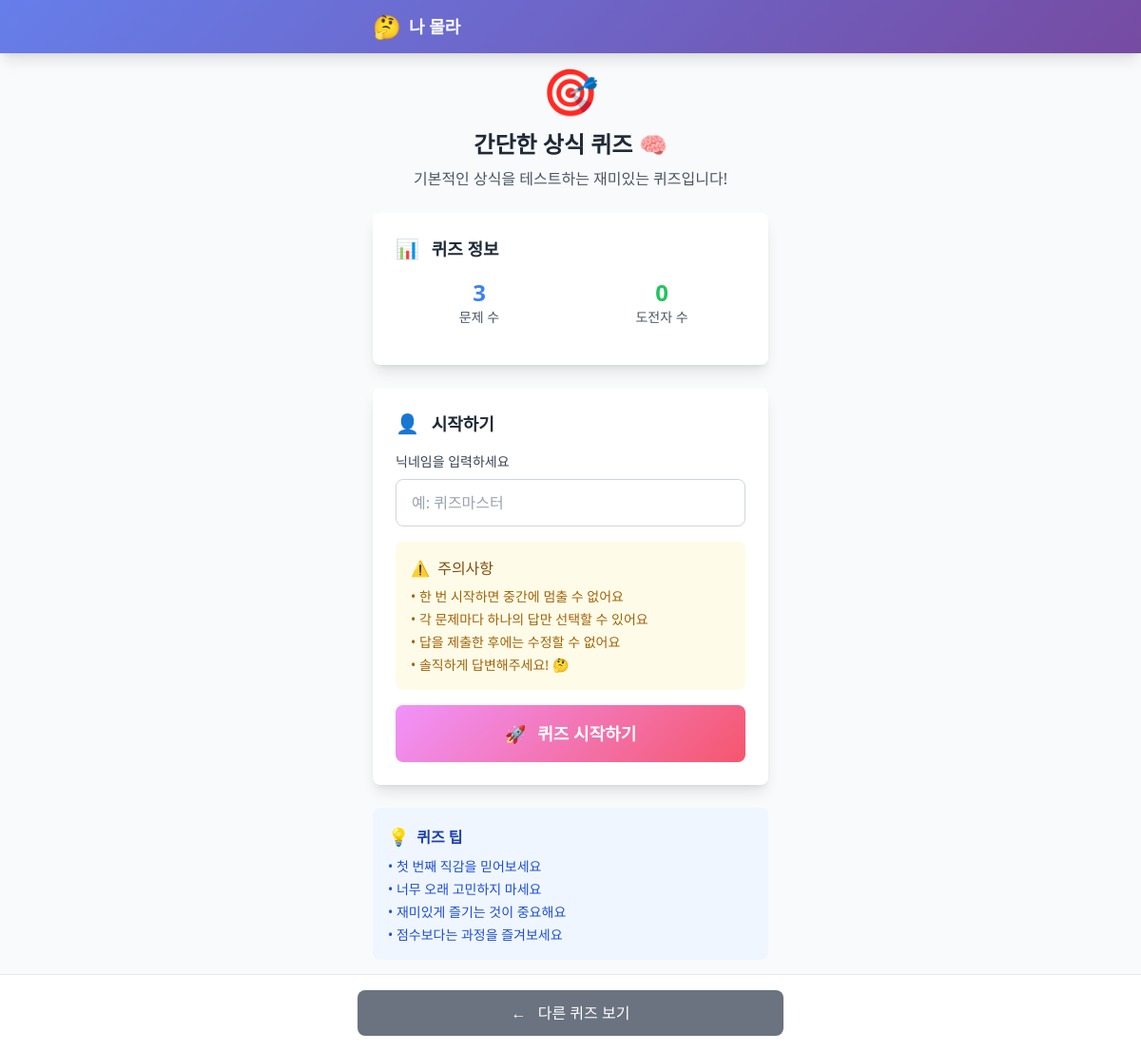
Screenshot of /quiz/2/ with the database file from the repository.
### quiz/models.py (models this page shows, shortened)
class Quiz(models.Model):
    title = models.CharField(max_length=200, verbose_name="퀴즈 제목")
    description = models.TextField(blank=True, verbose_name="설명")
    is_active = models.BooleanField(default=True, verbose_name="활성화")
    created_at = models.DateTimeField(auto_now_add=True)
    updated_at = models.DateTimeField(auto_now=True)
    class Meta:
        verbose_name = "퀴즈"
        verbose_name_plural = "퀴즈 목록"

class QuizStats(models.Model):
    quiz = models.OneToOneField(Quiz, on_delete=models.CASCADE, related_name='stats')
    total_attempts = models.IntegerField(default=0, verbose_name="총 시도 횟수")
    total_completions = models.IntegerField(default=0, verbose_name="총 완료 횟수")
    average_score = models.FloatField(default=0.0, verbose_name="평균 점수")
    highest_score = models.IntegerField(default=0, verbose_name="최고 점수")
    updated_at = models.DateTimeField(auto_now=True)
    class Meta:
        verbose_name = "퀴즈 통계"
        verbose_name_plural = "퀴즈 통계 목록"

### quiz/views.py (the view)
# urls.py: path('quiz/<int:quiz_id>/', views.quiz_detail, name='quiz_detail'),
def quiz_detail(request, quiz_id):
    quiz = get_object_or_404(Quiz, id=quiz_id, is_active=True)
    question_count = quiz.questions.filter(is_active=True).count()
    stats, created = QuizStats.objects.get_or_create(quiz=quiz)
    context = {
        'quiz': quiz,
        'question_count': question_count,
        'stats': stats,
    }
    return render(request, 'quiz/quiz_detail.html', context)

### quiz/templates/quiz/quiz_detail.html (shortened to what this page needs)
{% extends 'quiz/base.html' %}
{% block content %}
<div class="p-4">
    <div class="text-center mb-6 animate-fade-in">
        <div class="mb-4">
            <span class="text-5xl">🎯</span>
        </div>
        <h1 class="text-2xl font-bold text-gray-800 mb-2">{{ quiz.title }}</h1>
        {% if quiz.description %}
        <p class="text-gray-600">{{ quiz.description }}</p>
        {% endif %}
    </div>
    <div class="bg-white rounded-lg shadow-lg p-6 mb-6 animate-fade-in">
        <h2 class="text-lg font-semibold text-gray-800 mb-4">
            <span class="text-xl mr-2">📊</span>
            퀴즈 정보
        </h2>
        <div class="grid grid-cols-2 gap-4 mb-4">
            <div class="text-center">
                <div class="text-2xl font-bold text-blue-500">{{ question_count }}</div>
                <div class="text-sm text-gray-600">문제 수</div>
            </div>
            <div class="text-center">
                <div class="text-2xl font-bold text-green-500">{{ stats.total_attempts }}</div>
                <div class="text-sm text-gray-600">도전자 수</div>
            </div>
        </div>
    </div>
    <div class="bg-white rounded-lg shadow-lg p-6 animate-fade-in">
        <h2 class="text-lg font-semibold text-gray-800 mb-4">
            <span class="text-xl mr-2">👤</span>
            시작하기
        </h2>
        <form method="post" action="{% url 'quiz:start_quiz' quiz.id %}">
            <div class="mb-4">
                <label for="nickname" class="block text-sm font-medium text-gray-700 mb-2">
                    닉네임을 입력하세요
                </label>
                <input type="text"
                       id="nickname"
                       name="nickname"
                       maxlength="50"
                       placeholder="예: 퀴즈마스터"
                       class="w-full px-4 py-3 border border-gray-300 rounded-lg focus:ring-2 focus:ring-primary-500 focus:border-transparent transition-all"
                       required>
            </div>
            <div class="mb-4 p-4 bg-yellow-50 rounded-lg">
                <h3 class="font-medium text-yellow-800 mb-2">
                    <span class="mr-1">⚠️</span>
                    주의사항
                </h3>
                <ul class="text-sm text-yellow-700 space-y-1">
                    <li>• 한 번 시작하면 중간에 멈출 수 없어요</li>
                    <li>• 각 문제마다 하나의 답만 선택할 수 있어요</li>
                    <li>• 답을 제출한 후에는 수정할 수 없어요</li>
                    <li>• 솔직하게 답변해주세요! 🤔</li>
                </ul>
            </div>
            <button type="submit"
                    class="w-full gradient-quiz text-white py-4 px-6 rounded-lg font-semibold text-lg hover:opacity-90 transition-all touch-feedback">
                <span class="mr-2">🚀</span>
                퀴즈 시작하기
            </button>
        </form>
    </div>
    <div class="mt-6 bg-blue-50 rounded-lg p-4">
        <h3 class="font-semibold text-blue-800 mb-2">
            <span class="text-lg mr-1">💡</span>
            퀴즈 팁
        </h3>
        <ul class="text-sm text-blue-700 space-y-1">
            <li>• 첫 번째 직감을 믿어보세요</li>
            <li>• 너무 오래 고민하지 마세요</li>
            <li>• 재미있게 즐기는 것이 중요해요</li>
            <li>• 점수보다는 과정을 즐겨보세요</li>
        </ul>
    </div>
</div>
{% endblock %}
{% block bottom_actions %}
<a href="{% url 'quiz:home' %}"
   class="w-full bg-gray-500 text-white py-3 px-4 rounded-lg text-center font-medium hover:bg-gray-600 transition-colors touch-feedback block">
    <span class="mr-2">←</span>
    다른 퀴즈 보기
</a>
{% endblock %}

### quiz/templates/quiz/base.html (style rules this page uses)
body { -webkit-touch-callout: none; -webkit-user-select: none; -webkit-tap-highlight-color: transparent; overscroll-behavior: none; }
html { scroll-behavior: smooth; }
.touch-feedback { transition: all 0.15s ease; }
.gradient-quiz { background: linear-gradient(135deg, #f093fb 0%, #f5576c 100%); }

### rows the page displays
Quiz: title "간단한 상식 퀴즈 🧠", description "기본적인 상식을 테스트하는 재미있는 퀴즈입니다!"
QuizStats: total_attempts "0"

### other values shown
{{ question_count }} "3"
